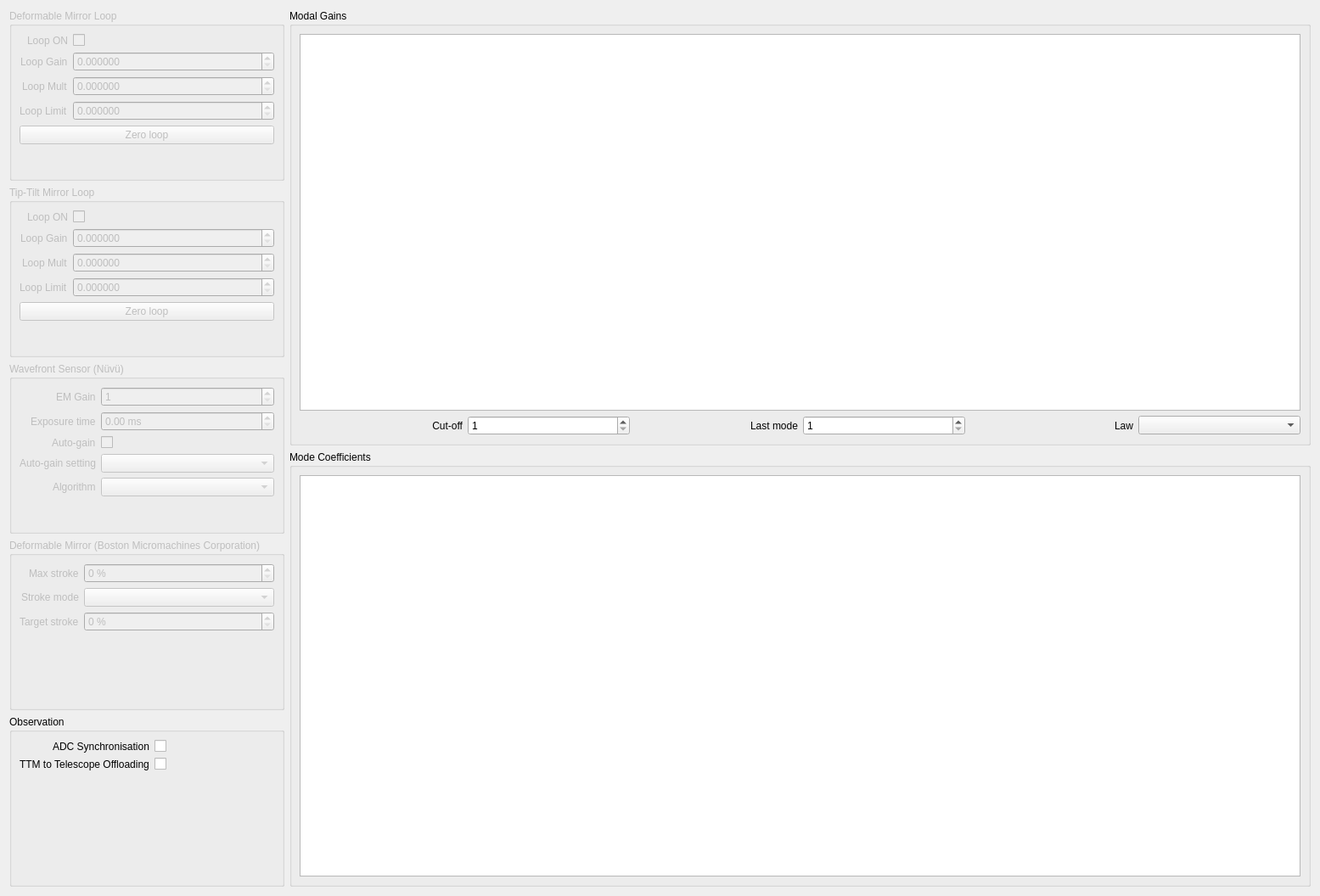
<?xml version="1.0" encoding="UTF-8"?>
<ui version="4.0">
 <class>LoopControlsWidget</class>
 <widget class="QWidget" name="LoopControlsWidget">
  <property name="geometry">
   <rect>
    <x>0</x>
    <y>0</y>
    <width>1555</width>
    <height>1056</height>
   </rect>
  </property>
  <property name="windowTitle">
   <string>Loop Controls - KalAO</string>
  </property>
  <layout class="QHBoxLayout" name="horizontalLayout_2" stretch="0,0">
   <item>
    <layout class="QVBoxLayout" name="controls_layout">
     <item>
      <widget class="QGroupBox" name="dmloop_groupbox">
       <property name="enabled">
        <bool>false</bool>
       </property>
       <property name="title">
        <string>Deformable Mirror Loop</string>
       </property>
       <layout class="QFormLayout" name="formLayout_3">
        <property name="labelAlignment">
         <set>Qt::AlignmentFlag::AlignRight|Qt::AlignmentFlag::AlignTrailing|Qt::AlignmentFlag::AlignVCenter</set>
        </property>
        <item row="0" column="0">
         <widget class="QLabel" name="dmloop_on_label">
          <property name="text">
           <string>Loop ON</string>
          </property>
         </widget>
        </item>
        <item row="0" column="1">
         <widget class="QCheckBox" name="dmloop_on_checkbox">
          <property name="text">
           <string/>
          </property>
         </widget>
        </item>
        <item row="1" column="0">
         <widget class="QLabel" name="dmloopgain_label">
          <property name="text">
           <string>Loop Gain</string>
          </property>
         </widget>
        </item>
        <item row="1" column="1">
         <widget class="QDoubleSpinBox" name="dmloop_gain_spinbox">
          <property name="keyboardTracking">
           <bool>false</bool>
          </property>
          <property name="decimals">
           <number>6</number>
          </property>
          <property name="singleStep">
           <double>0.010000000000000</double>
          </property>
         </widget>
        </item>
        <item row="2" column="1">
         <widget class="QDoubleSpinBox" name="dmloop_mult_spinbox">
          <property name="keyboardTracking">
           <bool>false</bool>
          </property>
          <property name="decimals">
           <number>6</number>
          </property>
          <property name="maximum">
           <double>1.000000000000000</double>
          </property>
          <property name="singleStep">
           <double>0.010000000000000</double>
          </property>
         </widget>
        </item>
        <item row="2" column="0">
         <widget class="QLabel" name="dmloop_mult_label">
          <property name="text">
           <string>Loop Mult</string>
          </property>
         </widget>
        </item>
        <item row="3" column="0">
         <widget class="QLabel" name="dmloop_limit_label">
          <property name="text">
           <string>Loop Limit</string>
          </property>
         </widget>
        </item>
        <item row="3" column="1">
         <widget class="QDoubleSpinBox" name="dmloop_limit_spinbox">
          <property name="keyboardTracking">
           <bool>false</bool>
          </property>
          <property name="decimals">
           <number>6</number>
          </property>
          <property name="maximum">
           <double>999.990000000000009</double>
          </property>
          <property name="singleStep">
           <double>0.010000000000000</double>
          </property>
         </widget>
        </item>
        <item row="4" column="0" colspan="2">
         <widget class="QPushButton" name="dmloop_zero_button">
          <property name="text">
           <string>Zero loop</string>
          </property>
         </widget>
        </item>
       </layout>
      </widget>
     </item>
     <item>
      <widget class="QGroupBox" name="ttmloop_groupbox">
       <property name="enabled">
        <bool>false</bool>
       </property>
       <property name="title">
        <string>Tip-Tilt Mirror Loop</string>
       </property>
       <layout class="QFormLayout" name="formLayout_4">
        <property name="labelAlignment">
         <set>Qt::AlignmentFlag::AlignRight|Qt::AlignmentFlag::AlignTrailing|Qt::AlignmentFlag::AlignVCenter</set>
        </property>
        <item row="0" column="0">
         <widget class="QLabel" name="ttmloop_on_label">
          <property name="text">
           <string>Loop ON</string>
          </property>
         </widget>
        </item>
        <item row="1" column="0">
         <widget class="QLabel" name="ttmloop_gain_label">
          <property name="text">
           <string>Loop Gain</string>
          </property>
         </widget>
        </item>
        <item row="2" column="0">
         <widget class="QLabel" name="ttmloop_mult_label">
          <property name="text">
           <string>Loop Mult</string>
          </property>
         </widget>
        </item>
        <item row="3" column="0">
         <widget class="QLabel" name="ttmloop_limit_label">
          <property name="text">
           <string>Loop Limit</string>
          </property>
         </widget>
        </item>
        <item row="0" column="1">
         <widget class="QCheckBox" name="ttmloop_on_checkbox">
          <property name="text">
           <string/>
          </property>
         </widget>
        </item>
        <item row="1" column="1">
         <widget class="QDoubleSpinBox" name="ttmloop_gain_spinbox">
          <property name="keyboardTracking">
           <bool>false</bool>
          </property>
          <property name="decimals">
           <number>6</number>
          </property>
          <property name="singleStep">
           <double>0.010000000000000</double>
          </property>
         </widget>
        </item>
        <item row="2" column="1">
         <widget class="QDoubleSpinBox" name="ttmloop_mult_spinbox">
          <property name="keyboardTracking">
           <bool>false</bool>
          </property>
          <property name="decimals">
           <number>6</number>
          </property>
          <property name="maximum">
           <double>1.000000000000000</double>
          </property>
          <property name="singleStep">
           <double>0.010000000000000</double>
          </property>
         </widget>
        </item>
        <item row="3" column="1">
         <widget class="QDoubleSpinBox" name="ttmloop_limit_spinbox">
          <property name="keyboardTracking">
           <bool>false</bool>
          </property>
          <property name="decimals">
           <number>6</number>
          </property>
          <property name="maximum">
           <double>999.990000000000009</double>
          </property>
          <property name="singleStep">
           <double>0.010000000000000</double>
          </property>
         </widget>
        </item>
        <item row="4" column="0" colspan="2">
         <widget class="QPushButton" name="ttmloop_zero_button">
          <property name="text">
           <string>Zero loop</string>
          </property>
         </widget>
        </item>
       </layout>
      </widget>
     </item>
     <item>
      <widget class="QGroupBox" name="wfs_groupbox">
       <property name="enabled">
        <bool>false</bool>
       </property>
       <property name="title">
        <string>Wavefront Sensor (Nüvü)</string>
       </property>
       <layout class="QFormLayout" name="formLayout_2">
        <property name="labelAlignment">
         <set>Qt::AlignmentFlag::AlignRight|Qt::AlignmentFlag::AlignTrailing|Qt::AlignmentFlag::AlignVCenter</set>
        </property>
        <item row="0" column="0">
         <widget class="QLabel" name="wfs_emgain_label">
          <property name="text">
           <string>EM Gain</string>
          </property>
         </widget>
        </item>
        <item row="0" column="1">
         <widget class="QSpinBox" name="wfs_emgain_spinbox">
          <property name="keyboardTracking">
           <bool>false</bool>
          </property>
          <property name="minimum">
           <number>1</number>
          </property>
          <property name="maximum">
           <number>1000</number>
          </property>
         </widget>
        </item>
        <item row="1" column="0">
         <widget class="QLabel" name="wfs_exposuretime_label">
          <property name="text">
           <string>Exposure time</string>
          </property>
         </widget>
        </item>
        <item row="1" column="1">
         <widget class="QDoubleSpinBox" name="wfs_exposuretime_spinbox">
          <property name="keyboardTracking">
           <bool>false</bool>
          </property>
          <property name="suffix">
           <string> ms</string>
          </property>
          <property name="decimals">
           <number>2</number>
          </property>
          <property name="maximum">
           <double>1000.000000000000000</double>
          </property>
          <property name="singleStep">
           <double>0.100000000000000</double>
          </property>
         </widget>
        </item>
        <item row="2" column="0">
         <widget class="QLabel" name="wfs_autogain_label">
          <property name="text">
           <string>Auto-gain</string>
          </property>
         </widget>
        </item>
        <item row="2" column="1">
         <widget class="QCheckBox" name="wfs_autogain_checkbox">
          <property name="text">
           <string/>
          </property>
         </widget>
        </item>
        <item row="3" column="0">
         <widget class="QLabel" name="wfs_autogain_setting_label">
          <property name="text">
           <string>Auto-gain setting</string>
          </property>
         </widget>
        </item>
        <item row="3" column="1">
         <widget class="QComboBox" name="wfs_autogain_setting_combobox"/>
        </item>
        <item row="4" column="0">
         <widget class="QLabel" name="wfs_algorithm_label">
          <property name="text">
           <string>Algorithm</string>
          </property>
         </widget>
        </item>
        <item row="4" column="1">
         <widget class="QComboBox" name="wfs_algorithm_combobox">
          <property name="enabled">
           <bool>false</bool>
          </property>
         </widget>
        </item>
       </layout>
      </widget>
     </item>
     <item>
      <widget class="QGroupBox" name="dm_groupbox">
       <property name="enabled">
        <bool>false</bool>
       </property>
       <property name="title">
        <string>Deformable Mirror (Boston Micromachines Corporation)</string>
       </property>
       <layout class="QFormLayout" name="formLayout_5">
        <property name="labelAlignment">
         <set>Qt::AlignmentFlag::AlignRight|Qt::AlignmentFlag::AlignTrailing|Qt::AlignmentFlag::AlignVCenter</set>
        </property>
        <item row="0" column="0">
         <widget class="QLabel" name="dm_maxstroke_label">
          <property name="text">
           <string>Max stroke</string>
          </property>
         </widget>
        </item>
        <item row="0" column="1">
         <widget class="QDoubleSpinBox" name="dm_maxstroke_spinbox">
          <property name="keyboardTracking">
           <bool>false</bool>
          </property>
          <property name="suffix">
           <string> %</string>
          </property>
          <property name="decimals">
           <number>0</number>
          </property>
          <property name="minimum">
           <double>0.000000000000000</double>
          </property>
          <property name="maximum">
           <double>100.000000000000000</double>
          </property>
          <property name="singleStep">
           <double>5.000000000000000</double>
          </property>
         </widget>
        </item>
        <item row="1" column="0">
         <widget class="QLabel" name="dm_strokemode_label">
          <property name="text">
           <string>Stroke mode</string>
          </property>
         </widget>
        </item>
        <item row="1" column="1">
         <widget class="QComboBox" name="dm_strokemode_combobox"/>
        </item>
        <item row="2" column="0">
         <widget class="QLabel" name="dm_targetstroke_label">
          <property name="text">
           <string>Target stroke</string>
          </property>
         </widget>
        </item>
        <item row="2" column="1">
         <widget class="QDoubleSpinBox" name="dm_targetstroke_spinbox">
          <property name="keyboardTracking">
           <bool>false</bool>
          </property>
          <property name="suffix">
           <string> %</string>
          </property>
          <property name="decimals">
           <number>0</number>
          </property>
          <property name="minimum">
           <double>0.000000000000000</double>
          </property>
          <property name="maximum">
           <double>100.000000000000000</double>
          </property>
          <property name="singleStep">
           <double>5.000000000000000</double>
          </property>
         </widget>
        </item>
       </layout>
      </widget>
     </item>
     <item>
      <widget class="QGroupBox" name="observation_groupbox">
       <property name="title">
        <string>Observation</string>
       </property>
       <layout class="QFormLayout" name="formLayout_6">
        <property name="labelAlignment">
         <set>Qt::AlignmentFlag::AlignRight|Qt::AlignmentFlag::AlignTrailing|Qt::AlignmentFlag::AlignVCenter</set>
        </property>
        <item row="0" column="0">
         <widget class="QLabel" name="adc_synchronisation_label">
          <property name="text">
           <string>ADC Synchronisation</string>
          </property>
         </widget>
        </item>
        <item row="0" column="1">
         <widget class="QCheckBox" name="adc_synchronisation_checkbox">
          <property name="text">
           <string/>
          </property>
         </widget>
        </item>
        <item row="1" column="0">
         <widget class="QLabel" name="ttm_offloading_label">
          <property name="text">
           <string>TTM to Telescope Offloading</string>
          </property>
         </widget>
        </item>
        <item row="1" column="1">
         <widget class="QCheckBox" name="ttm_offloading_checkbox">
          <property name="text">
           <string/>
          </property>
         </widget>
        </item>
       </layout>
      </widget>
     </item>
    </layout>
   </item>
   <item>
    <layout class="QGridLayout" name="gridLayout">
     <item row="0" column="0">
      <widget class="QGroupBox" name="modalgains_groupbox">
       <property name="title">
        <string>Modal Gains</string>
       </property>
       <layout class="QGridLayout" name="gridLayout_11">
        <item row="0" column="0">
         <widget class="KDraggableChartView" name="modalgains_plot"/>
        </item>
        <item row="3" column="0">
         <layout class="QHBoxLayout" name="modalgains_layout">
          <item>
           <widget class="QLabel" name="cutoff_label">
            <property name="text">
             <string>Cut-off</string>
            </property>
            <property name="alignment">
             <set>Qt::AlignmentFlag::AlignRight|Qt::AlignmentFlag::AlignTrailing|Qt::AlignmentFlag::AlignVCenter</set>
            </property>
           </widget>
          </item>
          <item>
           <widget class="QSpinBox" name="cutoff_spinbox">
            <property name="keyboardTracking">
             <bool>false</bool>
            </property>
            <property name="minimum">
             <number>1</number>
            </property>
           </widget>
          </item>
          <item>
           <widget class="QLabel" name="last_label">
            <property name="text">
             <string>Last mode</string>
            </property>
            <property name="alignment">
             <set>Qt::AlignmentFlag::AlignRight|Qt::AlignmentFlag::AlignTrailing|Qt::AlignmentFlag::AlignVCenter</set>
            </property>
           </widget>
          </item>
          <item>
           <widget class="QSpinBox" name="last_spinbox">
            <property name="keyboardTracking">
             <bool>false</bool>
            </property>
            <property name="minimum">
             <number>1</number>
            </property>
           </widget>
          </item>
          <item>
           <widget class="QLabel" name="law_label">
            <property name="text">
             <string>Law</string>
            </property>
            <property name="alignment">
             <set>Qt::AlignmentFlag::AlignRight|Qt::AlignmentFlag::AlignTrailing|Qt::AlignmentFlag::AlignVCenter</set>
            </property>
           </widget>
          </item>
          <item>
           <widget class="QComboBox" name="law_combobox"/>
          </item>
         </layout>
        </item>
       </layout>
      </widget>
     </item>
     <item row="1" column="0">
      <widget class="QGroupBox" name="modes_groupbox">
       <property name="title">
        <string>Mode Coefficients</string>
       </property>
       <layout class="QGridLayout" name="gridLayout_2">
        <item row="0" column="0">
         <widget class="KChartView" name="modes_plot"/>
        </item>
       </layout>
      </widget>
     </item>
    </layout>
   </item>
  </layout>
 </widget>
 <customwidgets>
  <customwidget>
   <class>KChartView</class>
   <extends>QGraphicsView</extends>
   <header>kalao.guis.utils.widgets</header>
  </customwidget>
  <customwidget>
   <class>KDraggableChartView</class>
   <extends>QGraphicsView</extends>
   <header>kalao.guis.utils.widgets</header>
  </customwidget>
 </customwidgets>
 <resources/>
 <connections/>
</ui>
